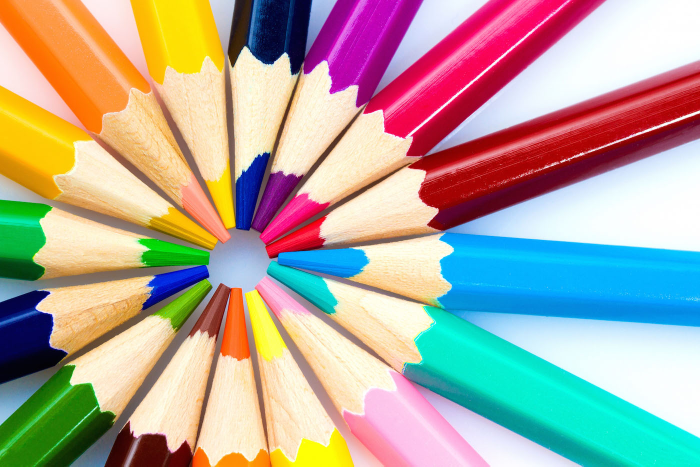
%> input picture Počítačová grafika 1/cviceni2/pastelky2.jpg, 1400 x 933 px (shown at 1/2 size)
$ octave cviceni2.m   (GNU Octave 9; MATLAB toolbox functions it lacks are replaced by stand-ins)
%> lines starting %> are read from the running program, lines starting %| are printed output that depends on the picture
%% Cvičení 2
%% RGB to GRAY

I_rgb = imread('pastelky2.jpg');
%> I_rgb is the input picture: size 933x1400x3 uint8; mean R, G, B 176.2, 167.4, 155.4
figure, subplot(1,3,1), imshow(I_rgb);
% prumerovanim slozek

gray1 = (1/3)*I_rgb(:,:,1) + (1/3)*I_rgb(:,:,2) + (1/3)*I_rgb(:,:,3);
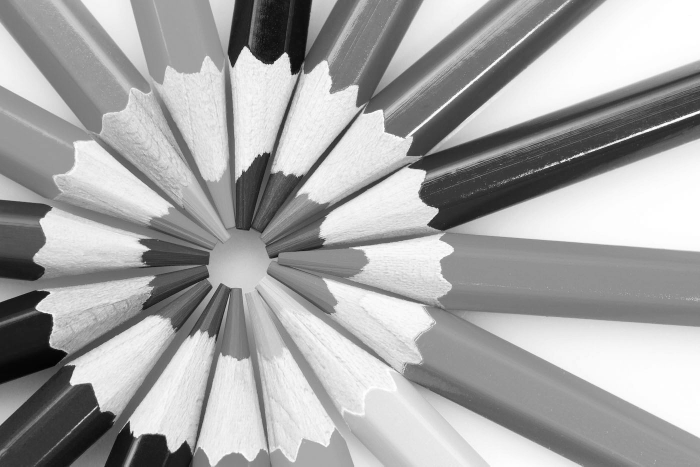
%> gray1: size 933x1400 uint8 (shown at 1/2 size); min 0, max 255, mean 166.3
subplot(1,3,2), imshow(gray1,[]);

% vazeny prumer

gray2 = rgb2gray(I_rgb);
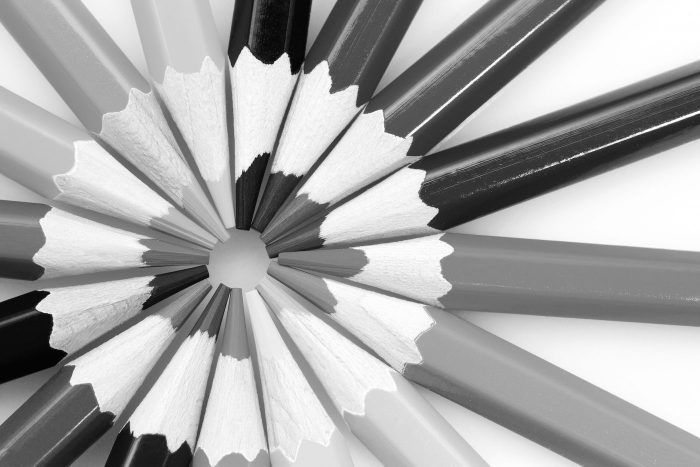
%> gray2: size 933x1400 uint8 (shown at 1/2 size); min 1, max 255, mean 168.6
subplot(1,3,3), imshow(gray2,[]);
%% RGB to CMY

%> (the run ends here)

$ run again, with Počítačová grafika 1/cviceni2/picture2.jpg copied over Počítačová grafika 1/cviceni2/pastelky2.jpg
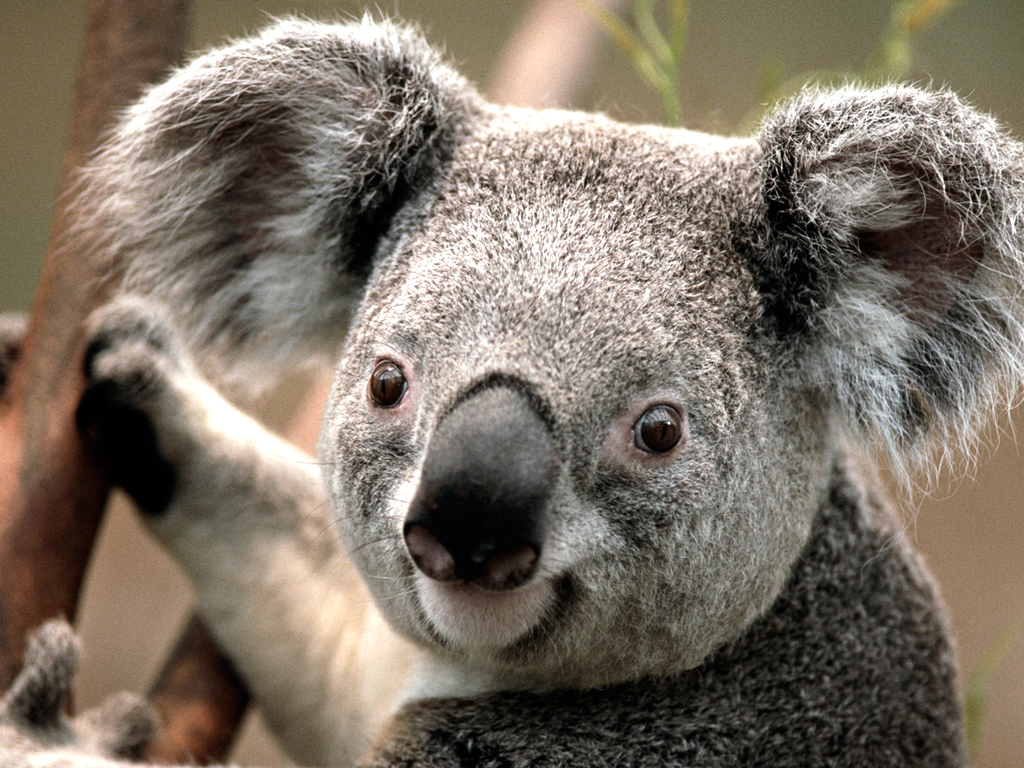
%> input picture Počítačová grafika 1/cviceni2/picture2.jpg, 1024 x 768 px
%> I_rgb is the input picture: size 768x1024x3 uint8; mean R, G, B 125.4, 114.7, 102
%> `gray1 = (1/3)*I_rgb(:,:,1) + (1/3)*I_rgb(:,:,2) + (1/3)*I_rgb(:,:,3);`:
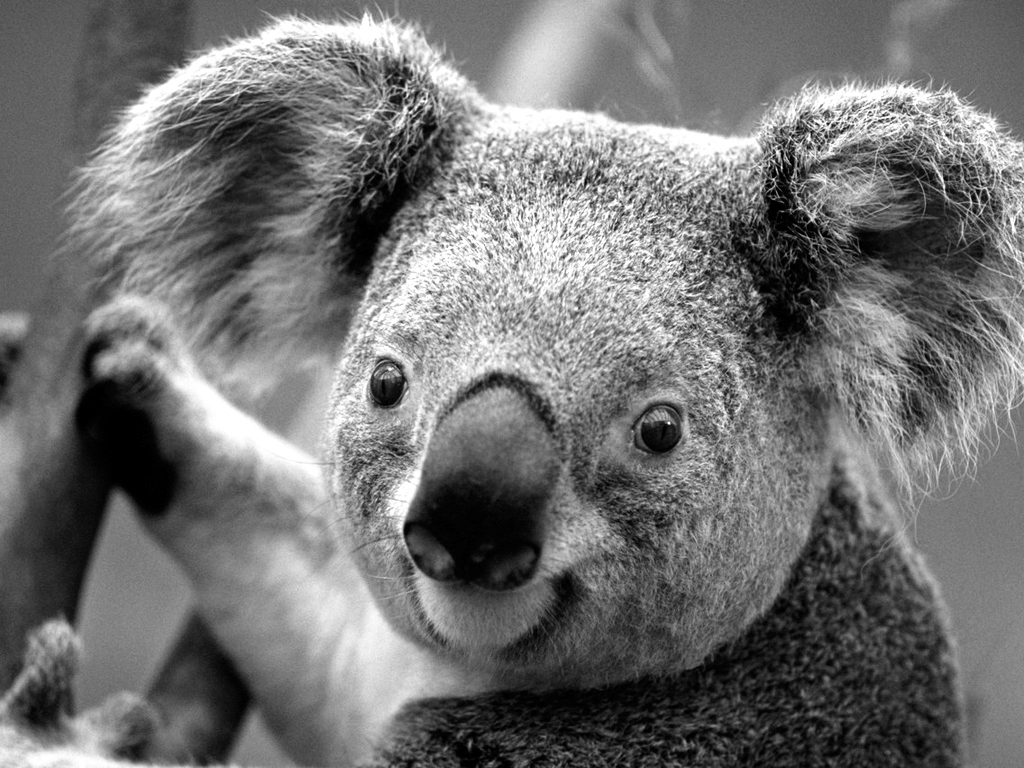
%> gray1: size 768x1024 uint8; min 0, max 255, mean 114
